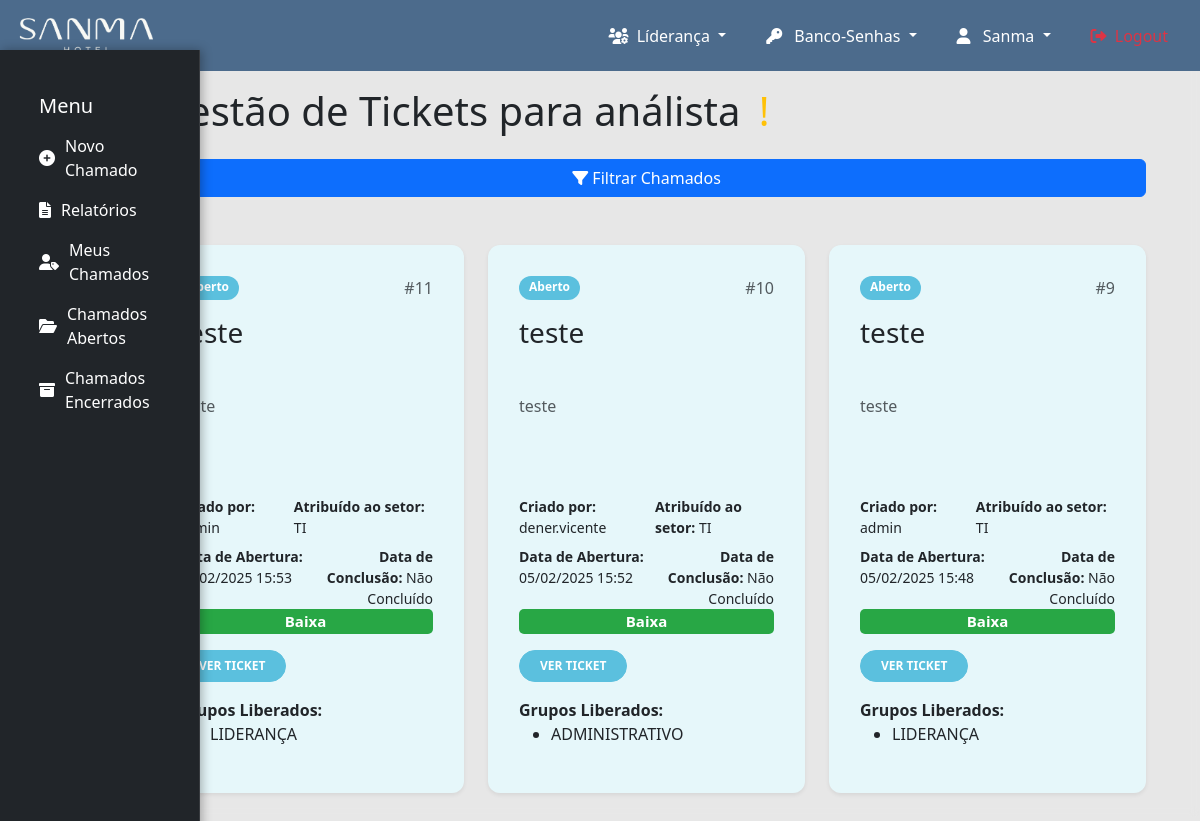
/ordem-servico/admchamados_abertos/ (signed in), run on the app's committed database.
### ordem_servico/models.py (models this page shows, shortened)
class Chamado(models.Model):
    STATUS_CHOICES = [
        ('Aberto', 'Aberto'),
        ('Em andamento', 'Em andamento'),
        ('Encaminhado a TOTVS', 'Encaminhado a TOTVS'),
        ('Concluído', 'Concluído'),
        ('Aguardando aprovação', 'Aguardando aprovação'),
        ('Em análise', 'Em análise'),
        ('Em desenvolvimento', 'Em desenvolvimento'),
        ('Manutenção', 'Manutenção'),
    ]
    PRIORIDADE_CHOICES = [
        ('Baixa', 'Baixa'),
        ('Média', 'Média'),
        ('Alta', 'Alta'),
        ('Urgente', 'Urgente'),
    ]
    assunto = models.CharField(max_length=255)
    descricao = models.TextField()
    grupo_responsavel = models.ForeignKey(Group, on_delete=models.CASCADE)
    grupo_trabalho = models.ForeignKey(GrupoTrabalho, null=True, on_delete=models.CASCADE)
    evidencia = models.FileField(upload_to='evidencias/', null=True, blank=True)
    grupos_liberados = models.ManyToManyField(Group, related_name='chamados_liberados', blank=True)
    data_abertura = models.DateTimeField(auto_now_add=True)
    data_conclusao = models.DateTimeField(null=True, blank=True)
    status = models.CharField(max_length=20, choices=STATUS_CHOICES)
    prioridade = models.CharField(max_length=10, choices=PRIORIDADE_CHOICES)
    prioridade_cliente = models.CharField(max_length=10, null=True, blank=True)
    criado_por = models.ForeignKey(User, on_delete=models.SET_NULL, null=True)
    numero_ticket = models.CharField(max_length=100, null=True, blank=True)

### ordem_servico/views/adm_chamado.py (the view, shortened to what this page needs)
# urls.py: path('admchamados_abertos/', adm_chamados_abertos, name='adm_chamados_abertos'),    # Menu Lateral para chamados administrador
@login_required
@user_passes_test(has_permission, login_url='403')  # Redireciona para 403 se não for staff
def adm_chamados_abertos(request):
    grupos_usuario = request.user.groups.all()
    eh_lideranca_ou_admin = grupos_usuario.filter(name__in=['LIDERANÇA', 'ADMIN']).exists()
    if eh_lideranca_ou_admin:
        chamados = Chamado.objects.exclude(status='Concluído')  # Exclui chamados com status 'Concluído'
    elif grupos_usuario:
        chamados = Chamado.objects.filter(grupo_responsavel__in=grupos_usuario).exclude(status='Concluído')  # Exclui chamados com status 'Concluído'
    else:
        chamados = Chamado.objects.none()
    action = request.GET.get('action')
    if action == 'filter_status':
        status_selecionados = request.GET.get('status', '').split(',')
        if status_selecionados and status_selecionados != ['']:
            chamados = chamados.filter(status__in=status_selecionados)
            if not chamados.exists():
                messages.info(request, 'Nenhum chamado encontrado para os status selecionados.')
    chamados = chamados.annotate(
        prioridade_order=Case(
            When(prioridade='Urgente', then=Value(1)),
            When(prioridade='Alta', then=Value(2)),
            When(prioridade='Média', then=Value(3)),
            When(prioridade='Baixa', then=Value(4)),
            default=Value(5),
            output_field=IntegerField()
        )
    ).order_by(
        'prioridade_order',
        '-data_abertura'
    )
    return render(request, 'adm_ordem_servico/listar.html', {
        'chamados': chamados,
        'status_selecionados': status_selecionados if action == 'filter_status' else [],
        'search': search if action == 'search_user' else '',
    })

### core/views.py (called while the page is built)
def has_permission(user):
    return user.is_authenticated and (user.is_staff or user.groups.filter(name__in=['ADMIN', 'LIDERANÇA']).exists())

### templates/adm_ordem_servico/listar.html (shortened to what this page needs)
{% extends 'core/base.html' %}
{% load static %}
{% block extra_css %}
<link rel="stylesheet" href="{% static 'css/adm_ordem_servico/listar_chamados.css' %}">
<link rel="stylesheet" href="{% static 'css/adm_ordem_servico/menu_os.css' %}">
{% endblock %}
{% block content %}
    <div class="container">
        <div class="row">
            <div class="col-md-1">
                {% include 'adm_ordem_servico/adm_menu_os.html' %}
            </div>
                <div class="col-md-11">
                    <div class="container mt-3">
                        <h1 class="text-left mb-4">
                            Gestão de Tickets para análista
                            <span
                                class="text-warning ms-2"
                                data-bs-toggle="tooltip"
                                data-bs-placement="right"
                                title="Esta página mostra todos os tickets da organização."
                            >
                                &#33;
                            </span>
                        </h1>
                    </div>
                       <form method="get" action="{% url 'adm_listar_chamados' %}" class="d-flex flex-column gap-4 mb-4">
                        <button type="button" id="toggle-filters" class="btn btn-primary mb-4">
                            <i class="fas fa-filter"></i> Filtrar Chamados
                        </button>
                    </form>
                    <div class="row">
                        {% for chamado in chamados %}
                        <div class="col-md-6 col-lg-4 mb-4">
                            <div class="card shadow-sm border-0 h-100 chamado-card" data-status="{{ chamado.status }}">
                                <div class="card-body d-flex flex-column">
                                    <div class="d-flex justify-content-between">
                                        <span class="badge chamado-status" data-status="{{ chamado.status }}">
                                            {{ chamado.status }}
                                        </span>
                                        <span class="text-muted">#{{ chamado.id }}</span>
                                    </div>
                                    <h3 class="card-title mt-3">{{ chamado.assunto }}</h3>
                                    <p class="card-text text-muted">{{ chamado.descricao }}</p>
                                    <div class="d-flex justify-content-between mt-3">
                                        <small><strong>Criado por:</strong>
                                            {% if chamado.criado_por %}
                                                {{ chamado.criado_por.username }}
                                            {% else %}
                                                Não Informado
                                            {% endif %}
                                        </small>
                                        <small><strong>Atribuído ao setor:</strong>
                                            {% if chamado.grupo_responsavel %}
                                                {{ chamado.grupo_responsavel.name }}
                                            {% else %}
                                                Não Atribuído
                                            {% endif %}
                                        </small>
                                    </div>
                                    <div class="d-flex justify-content-between mt-2">
                                        <div class="d-flex flex-grow-1 text-start">
                                            <small><strong>Data de Abertura:</strong> {{ chamado.data_abertura|date:"d/m/Y H:i" }}</small>
                                        </div>
                                        <div class="d-flex flex-grow-1 text-end">
                                            <small><strong>Data de Conclusão:</strong>
                                                {% if chamado.data_conclusao %}
                                                    {{ chamado.data_conclusao|date:"d/m/Y H:i" }}
                                                {% else %}
                                                    Não Concluído
                                                {% endif %}
                                            </small>
                                        </div>
                                    </div>
                                    <span class="badge chamado-prioridade" data-prioridade="{{ chamado.prioridade }}">
                                        {{ chamado.prioridade }}
                                    </span>
                                    <div class="mt-3">
                                        <a href="{% url 'adm_visualizar_chamado' chamado.id %}" class="btn btn-sm chamado-btn" data-status="{{ chamado.status }}">
                                             Ver Ticket
                                        </a>
                                    </div>
                                    <div class="mt-3">
                                        <strong>Grupos Liberados:</strong>
                                        {% if chamado.grupos_liberados.all %}
                                            <ul>
                                                {% for grupo in chamado.grupos_liberados.all %}
                                                    <li>{{ grupo.name }}</li>
                                                {% endfor %}
                                            </ul>
                                        {% else %}
                                            <span>Não há grupos liberados.</span>
                                        {% endif %}
                                    </div>
                                </div>
                            </div>
                        </div>
                        {% empty %}
                        <div class="col-12">
                            <div class="alert alert-info">
                                Nenhum chamado encontrado.
                            </div>
                        </div>
                        {% endfor %}
                    </div>
                    </div>
                </div>
            </div>
        </div>
{% endblock %}

### static/css/adm_ordem_servico/listar_chamados.css (style rules this page uses)
.chamado-card { border-radius: 12px; border-width: 2px; transition: all 0.3s ease; padding: 15px; box-shadow: 0 4px 12px rgba(0, 0, 0, 0.1); }
.chamado-card[data-status="Aberto"] { border-color: #5bc0de; background-color: #e6f7fa; }
.chamado-status { color: #fff; border-radius: 15px; padding: 5px 10px; font-weight: bold; }
.chamado-status[data-status="Aberto"] { background-color: #5bc0de; }
.chamado-prioridade { font-size: 15px; padding: 5px 10px; border-radius: 5px; color: white; }
.chamado-prioridade[data-prioridade="Baixa"] { background-color: #28a745; }
.chamado-btn { color: white; border-radius: 20px; padding: 6px 20px; font-size: 12px; font-weight: bold; text-transform: uppercase; display: inline-block; text-align: center; transition: background-color 0.3s ease, transform 0.3s ease; }
.chamado-btn[data-status="Aberto"] { background-color: #5bc0de; border-color: #5bc0de; }
.chamado-card .card-title, .chamado-card .card-text { height: 70px; overflow: hidden; text-overflow: ellipsis; display: -webkit-box; -webkit-box-orient: vertical; }

### templates/adm_ordem_servico/listar.html (style rules this page uses)
body { background: rgba(185, 185, 185, 0.34); backdrop-filter: blur(5px); }

### data on the page
Chamado: status "Aberto", id "11", assunto "teste", grupo_responsavel.name "TI", data_abertura "14/02/2025 15:53", shows "Não Concluído", prioridade "Baixa"
Chamado: status "Aberto", id "10", assunto "teste", descricao "teste", criado_por.username "dener.vicente", grupo_responsavel.name "TI", data_abertura "05/02/2025 15:52", shows "Não Concluído", prioridade "Baixa"
Chamado: status "Aberto", id "9", assunto "teste", descricao "teste", criado_por.username "admin", grupo_responsavel.name "TI", data_abertura "05/02/2025 15:48", shows "Não Concluído", prioridade "Baixa"

### other printed values
{{ grupo.name }} "LIDERANÇA"
{{ grupo.name }} "ADMINISTRATIVO"
